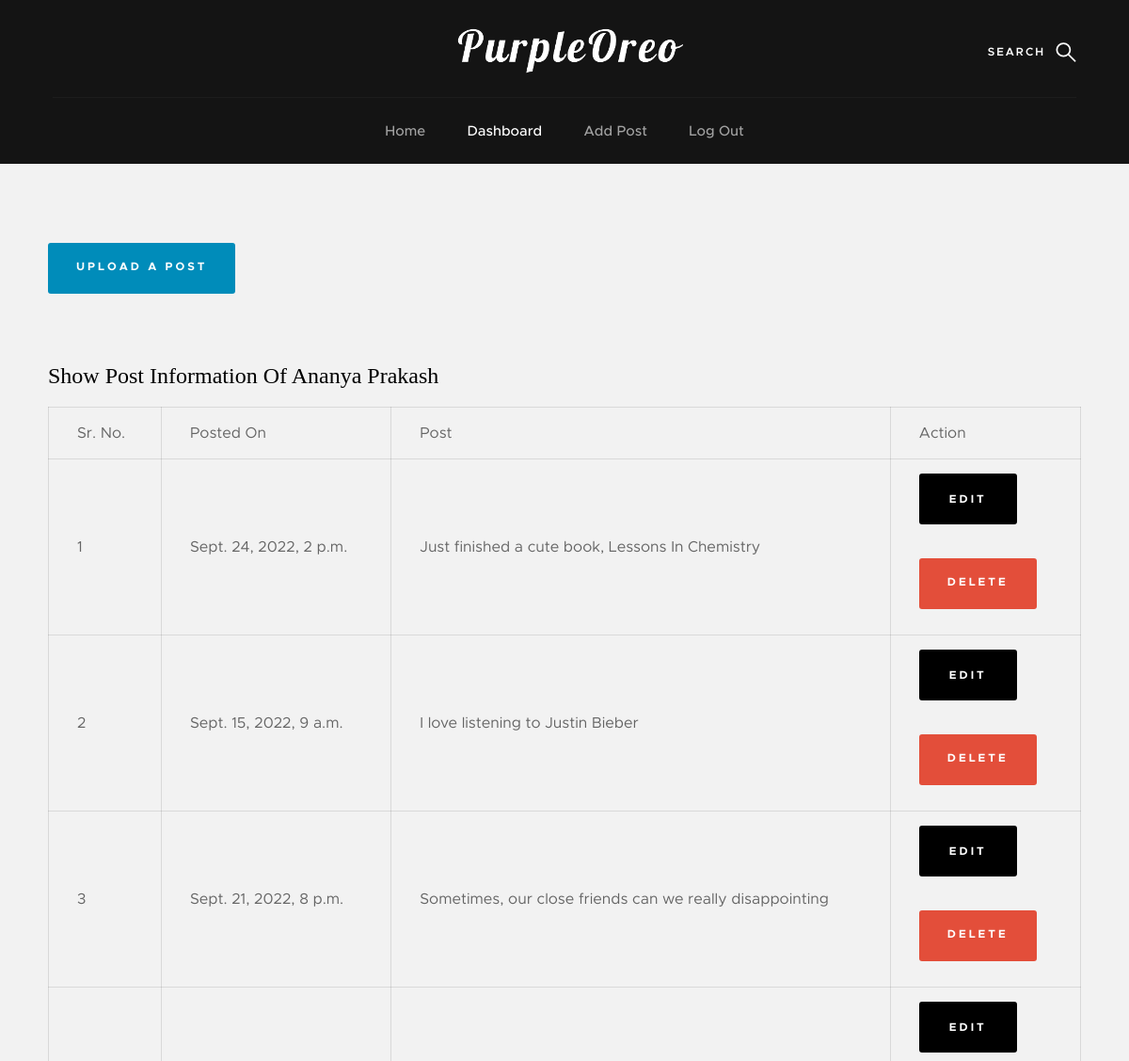
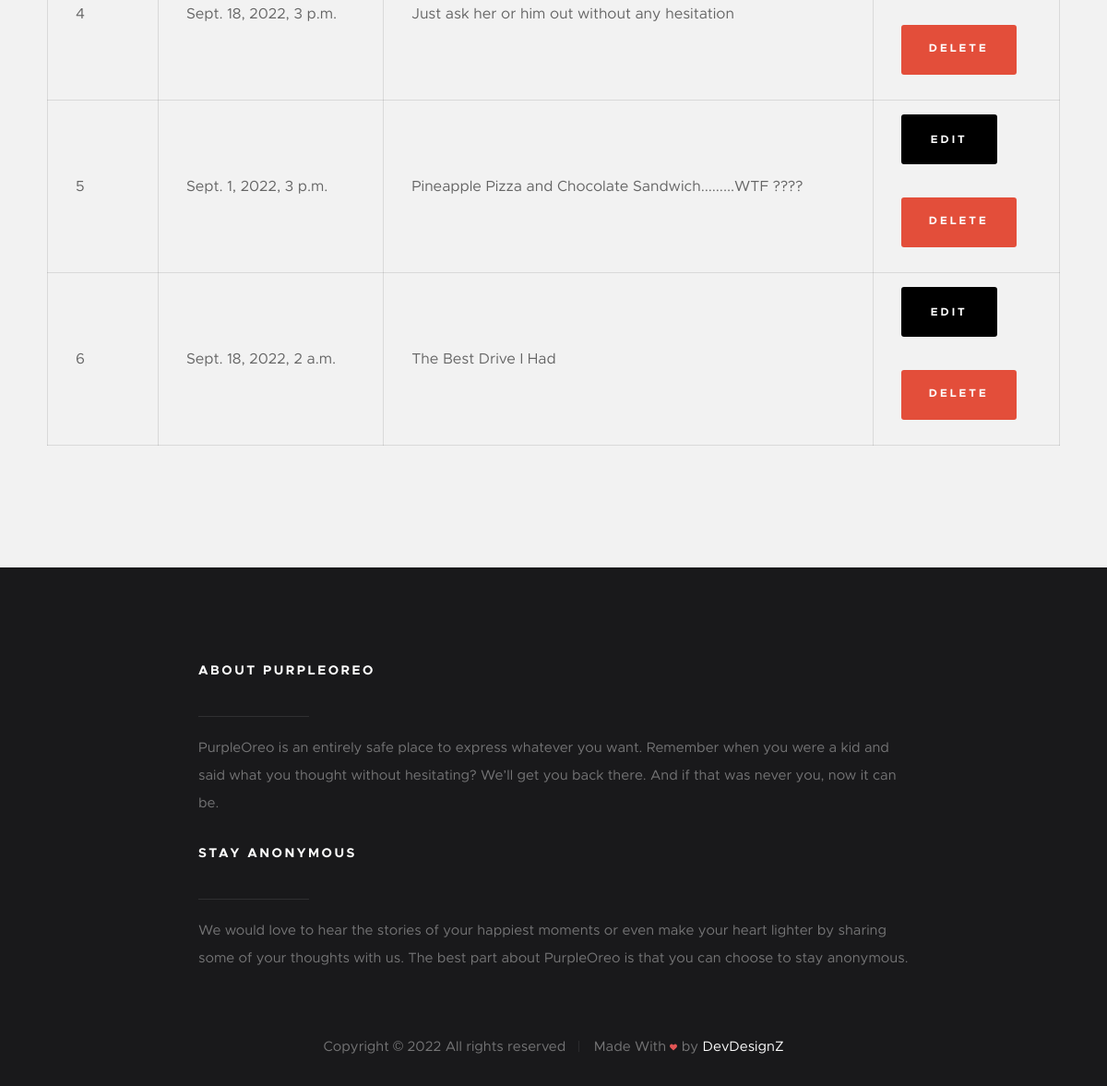
Screenshot of /dashboard/ (signed in) with the database file from the repository (2 pictures, top to bottom).
### Main/models.py (models this page shows, shortened)
class Post(models.Model):
    author = models.ForeignKey(User, on_delete=models.CASCADE)
    confess = models.CharField(max_length=200, null=True, blank=True)
    short_story = models.TextField(null=True, blank=True)
    created_at = models.DateTimeField(default=datetime.date.today())
    stay_hidden = models.BooleanField(default=False, help_text='Stay Anonymous')
    slug = models.SlugField(max_length=1001)

### Main/views.py (the view)
# urls.py: path('dashboard/',dashboard, name='dashboard')
def dashboard(request):
    if request.user.is_authenticated:
        if request.user.is_staff:
            confessions = Post.objects.all()
        else:
            confessions = Post.objects.filter(author_id=request.user)
        user = request.user
        full_name = user.get_full_name()
        return render(request, 'dashboard.html', {'Confessions':confessions, 'full_name':full_name})
    else:
        return HttpResponseRedirect('/members/login/')

### Templates/dashboard.html (shortened to what this page needs)
{% load static %}
<!DOCTYPE html>
<html class="no-js" lang="en">
<head>
    <link rel="stylesheet" href="{% static 'css/base.css' %}">
    <link rel="stylesheet" href="{% static 'css/vendor.css' %}">
    <link rel="stylesheet" href="{% static 'css/main.css' %}">
</head>
<body id="top">
    <section class="s-pageheader s-pageheader--home">
        <header class="header">
            <div class="header__content row">
                <div class="header__logo">
                    <a class="logo" href="/">
                        <img src="{% static 'images/logo.png' %}" style="size: 100px;" alt="PurpleOrea">
                    </a>
                </div>
                <ul class="header__social">
                    <li><a href="https://instagram.com/devdesignz.inc"><i class="fa fa-instagram" aria-hidden="true"></i></a></li>
                    <li><a href="https://facebook.com"><i class="fa fa-facebook" aria-hidden="true"></i></a></li>
                    <li><a href="https://twitter.com"><i class="fa fa-twitter" aria-hidden="true"></i></a></li>
                    <li><a href="https://pinterest.com"><i class="fa fa-pinterest" aria-hidden="true"></i></a></li>
                </ul>
                <a class="header__search-trigger" href="#0"></a>
                <nav class="header__nav-wrap">
                    <ul class="header__nav">
                        <li><a href="/">Home</a></li>
                        {% if user.is_authenticated %}
                        <li class="current"><a href="{% url 'dashboard' %}">Dashboard</a></li>
                        <li><a href="{% url 'add-post' %}">Add Post</a></li>
                        <li><a href="{% url 'logout' %}">Log Out</a></li>
                        {% else %}
                        <li><a href="{% url 'register' %}" title="">Sign Up</a></li>
                        <li><a href="{% url 'login' %}" title="">Log In</a></li>
                        {% endif %}
                    </ul>
                </nav>
            </div>
        </header>
    </section>
    <section class="s-content">
        <div class="row add-bottom">
            <div class="col-twelve">
                <a href="{% url 'add-post' %}" class="btn btn--primary" style="background-color: #008CBA; border: #008CBA">Upload A Post</a>
                <h3>Show Post Information Of {{full_name}}</h3>
                <div class="table-responsive">
                    <table>
                            <thead>
                            <tr>
                                <td>Sr. No.</td>
                                {% if request.user.is_superuser %}
                                <td>Posted By</td>
                                {%else%}
                                <td>Posted On</td>
                                {% endif %}
                                <td>Post</td>
                                <td>Action</td>
                            </tr>
                            </thead>
                            <tbody>
                            {% for confess in Confessions %}
                            <tr>
                                <td>{{forloop.counter}}</td>
                                {% if request.user.is_staff %}
                                <td>{{confess.author.first_name}} on {{confess.created_at}}</td>
                                {%else%}
                                <td>{{confess.created_at}}</td>
                                {% endif %}
                                <td>{{confess.confess}}</td>
                                <td>
                                    <a href="{% url 'edit-post' confess.slug %}" class="btn btn--primary">Edit</a>
                                    <br>
                                    <br>
                                    <a href="{% url 'delete-post' confess.slug %}" class="btn btn--primary" style="background-color: #e1351edc; border: #e1351edc;">Delete</a>
                                </td>
                            </tr>
                            {%endfor%}
                            </tbody>
                    </table>
                </div>
            </div>
        </div>
    </section>
    <footer class="s-footer">
        <div class="s-footer__main">
            <div class="row">
                <div class="col-five md-full end s-footer__subscribe">
                    <h4>About PurpleOreo</h4>
                    <p>PurpleOreo is an entirely safe place to express whatever you want. Remember when you were a kid and said what you thought without hesitating? We’ll get you back there. And if that was never you, now it can be.</p>
                </div>
                <div class="col-five md-full end s-footer__subscribe">
                    <h4>Stay Anonymous</h4>
                    <p>We would love to hear the stories of your happiest moments or even make your heart lighter by sharing some of your thoughts with us. The best part about PurpleOreo is that you can choose to stay anonymous.</p>
                </div>
            </div>
        </div>
        <div class="s-footer__bottom">
            <div class="row">
                <div class="col-full">
                    <div class="s-footer__copyright">
                        <span>Copyright © 2022 All rights reserved</span>
                        <span>Made With  by <a href="https://devdesignz.com/">DevDesignZ</a>
                    </div>
                </div>
            </div>
        </div>
    </footer>
</body>
</html>

### static/css/base.css (style rules this page uses)
html { font-family: sans-serif; line-height: 1.15; -ms-text-size-adjust: 100%; -webkit-text-size-adjust: 100%; }
body { margin: 0; }
article, aside, footer, header, nav, section { display: block; }
a { background-color: transparent; -webkit-text-decoration-skip: objects; }
img { border-style: none; }
svg:not(:root) { overflow: hidden; }
html { font-size: 62.5%; box-sizing: border-box; }
*, *::before, *::after { box-sizing: inherit; }
body { font-weight: normal; line-height: 1; word-wrap: break-word; text-rendering: optimizeLegibility; -webkit-overflow-scrolling: touch; -webkit-text-size-adjust: none; }
body, input, button { -moz-osx-font-smoothing: grayscale; -webkit-font-smoothing: antialiased; }
img, video { max-width: 100%; height: auto; }
div, dl, dt, dd, ul, ol, li, h1, h2, h3, h4, h5, h6, pre, form, p, blockquote, th, td { margin: 0; padding: 0; }
h1, h2, h3, h4, h5, h6 { -webkit-font-smoothing: auto; -webkit-font-smoothing: antialiased; -webkit-font-variant-ligatures: common-ligatures; -moz-font-variant-ligatures: common-ligatures; font-variant-ligatures: common-ligatures; text-rendering: optimizeLegibility; }
em, i { font-style: italic; line-height: inherit; }
ol, ul { list-style: none; }
li { display: block; }
a { text-decoration: none; line-height: inherit; }
a img { border: none; }
.row { width: 94%; max-width: 1200px; margin: 0 auto; }
.row:after { content: ""; display: table; clear: both; }
[class*="col-"] { float: left; padding: 0 20px; }
[class*="col-"] + [class*="col-"].end { float: right; }
.col-five { width: 41.66667%; }
.col-twelve, .col-full { width: 100%; }
@media only screen and (max-width: 1200px) { [class*="col-"] { padding: 0 15px; } }
@media only screen and (max-width: 1200px) { .md-twelve, .md-full { width: 100%; } }
.add-bottom { margin-bottom: 3rem !important; }

### rows the page displays
Post: created_at "Sept. 24, 2022, 2 p.m.", confess "Just finished a cute book, Lessons In Chemistry"
Post: created_at "Sept. 15, 2022, 9 a.m.", confess "I love listening to Justin Bieber"
Post: created_at "Sept. 21, 2022, 8 p.m.", confess "Sometimes, our close friends can we really disappointing"
Post: created_at "Sept. 18, 2022, 3 p.m.", confess "Just ask her or him out without any hesitation"
Post: created_at "Sept. 1, 2022, 3 p.m.", confess "Pineapple Pizza and Chocolate Sandwich.........WTF ????"
Post: created_at "Sept. 18, 2022, 2 a.m.", confess "The Best Drive I Had"

### other values shown
{{ full_name }} "Ananya Prakash"
